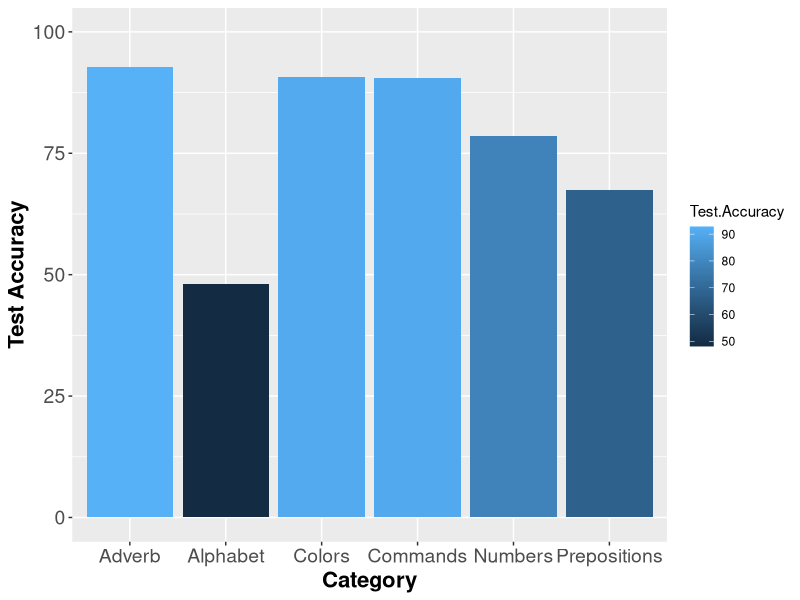
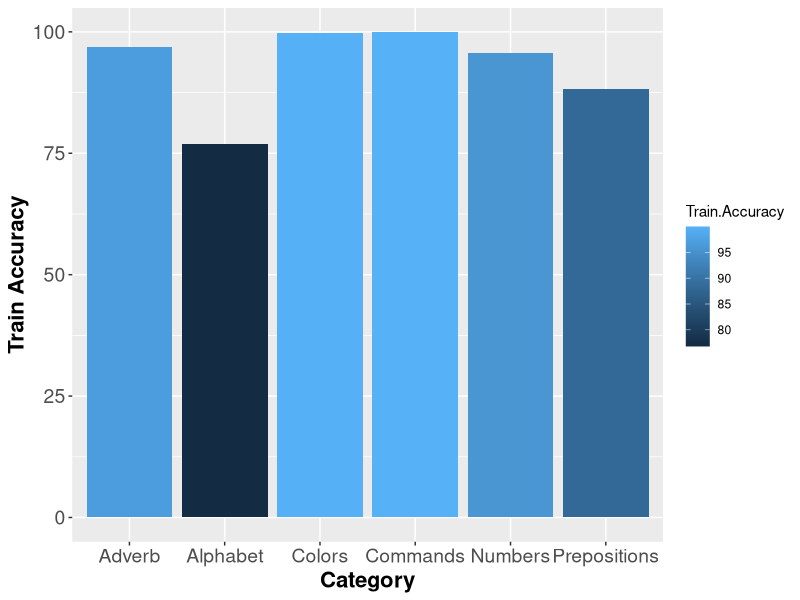
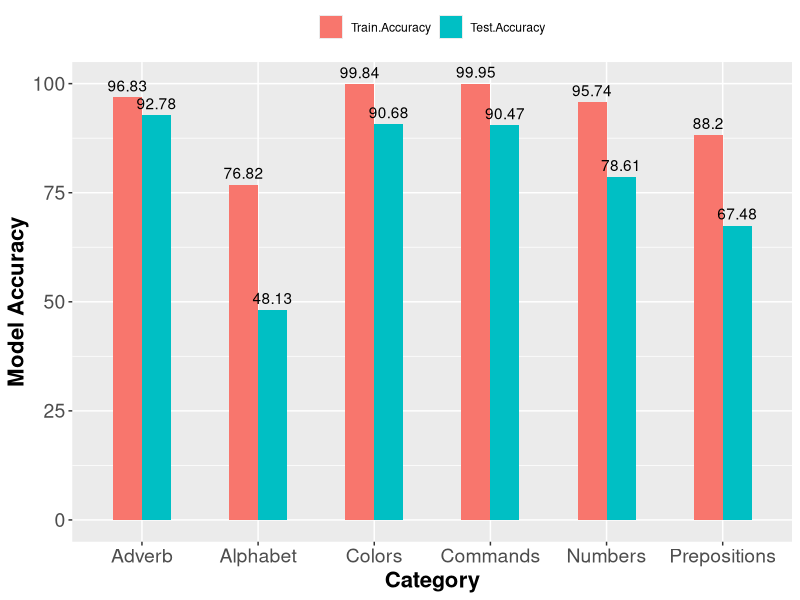

These charts were generated, in order, by the following R code:
library(reshape2)
library(ggplot2)


Lipify <- read.csv("Project_Insights/Project_Accuracy.csv", header = TRUE)


# Test Accuracy Graph:
ggplot(Lipify, aes(x = Category, y=Test.Accuracy)) + 
  geom_bar(stat = "identity",aes(fill = Test.Accuracy)) +
  ylim(0, 100) +
  ylab("Test Accuracy")+
  theme(axis.text=element_text(size=14),
        axis.title=element_text(size=16,face="bold"))


# Train Accuracy Graph:
ggplot(Lipify, aes(x = Category, y=Train.Accuracy)) + 
  geom_bar(stat = "identity",aes(fill = Train.Accuracy)) +
  ylim(0, 100) +
  ylab("Train Accuracy")+
  theme(axis.text=element_text(size=14),
        axis.title=element_text(size=16,face="bold"))


Lipify <- melt(Lipify, id.vars='Category')

ggplot(Lipify, aes(Category, value)) +
  geom_bar(aes(fill = variable), width = 0.5,position = position_dodge(width = 0.5), stat="identity") + 
  theme(legend.position="top", legend.title = element_blank()) + ylab("Model Accuracy") +
  theme(axis.text=element_text(size=14), axis.title=element_text(size=16,face="bold")) +
  geom_text(aes(label=value) , position = position_dodge2(width = 0.5), vjust = -0.5) 